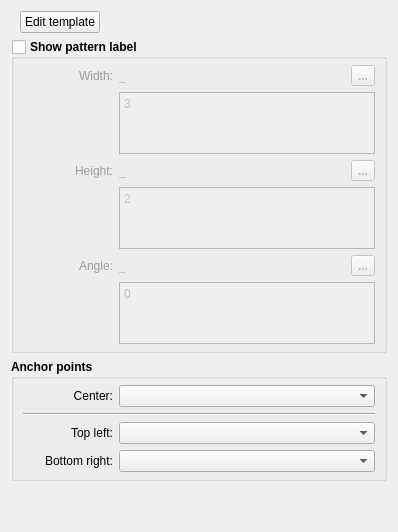
           <widget class="QWidget" name="patternLabel_Tab">
            <attribute name="icon">
             <iconset resource="../../../../vmisc/share/resources/icon.qrc">
              <normaloff>:/icon/32x32/pattern_label.png</normaloff>:/icon/32x32/pattern_label.png</iconset>
            </attribute>
            <attribute name="title">
             <string>Pattern label</string>
            </attribute>
            <layout class="QVBoxLayout" name="verticalLayout_29">
             <item>
              <layout class="QHBoxLayout" name="horizontalLayout_31">
               <property name="leftMargin">
                <number>9</number>
               </property>
               <item>
                <widget class="QPushButton" name="editPatternLabel_PushButton">
                 <property name="font">
                  <font>
                   <pointsize>9</pointsize>
                  </font>
                 </property>
                 <property name="toolTip">
                  <string>Edit pattern label</string>
                 </property>
                 <property name="text">
                  <string>Edit template</string>
                 </property>
                </widget>
               </item>
               <item>
                <spacer name="horizontalSpacer_17">
                 <property name="orientation">
                  <enum>Qt::Horizontal</enum>
                 </property>
                 <property name="sizeHint" stdset="0">
                  <size>
                   <width>40</width>
                   <height>20</height>
                  </size>
                 </property>
                </spacer>
               </item>
              </layout>
             </item>
             <item>
              <widget class="QGroupBox" name="patternLabel_GroupBox">
               <property name="enabled">
                <bool>true</bool>
               </property>
               <property name="font">
                <font>
                 <pointsize>9</pointsize>
                 <bold>true</bold>
                </font>
               </property>
               <property name="title">
                <string>Show pattern label</string>
               </property>
               <property name="flat">
                <bool>false</bool>
               </property>
               <property name="checkable">
                <bool>true</bool>
               </property>
               <property name="checked">
                <bool>false</bool>
               </property>
               <layout class="QVBoxLayout" name="verticalLayout_14">
                <property name="topMargin">
                 <number>6</number>
                </property>
                <property name="bottomMargin">
                 <number>6</number>
                </property>
                <item>
                 <layout class="QHBoxLayout" name="horizontalLayout_25">
                  <item alignment="Qt::AlignLeft">
                   <widget class="QLabel" name="labelEditPLWidth">
                    <property name="sizePolicy">
                     <sizepolicy hsizetype="Fixed" vsizetype="Preferred">
                      <horstretch>0</horstretch>
                      <verstretch>0</verstretch>
                     </sizepolicy>
                    </property>
                    <property name="minimumSize">
                     <size>
                      <width>90</width>
                      <height>0</height>
                     </size>
                    </property>
                    <property name="palette">
                     <palette>
                      <active>
                       <colorrole role="WindowText">
                        <brush brushstyle="SolidPattern">
                         <color alpha="255">
                          <red>255</red>
                          <green>0</green>
                          <blue>0</blue>
                         </color>
                        </brush>
                       </colorrole>
                      </active>
                      <inactive>
                       <colorrole role="WindowText">
                        <brush brushstyle="SolidPattern">
                         <color alpha="255">
                          <red>255</red>
                          <green>0</green>
                          <blue>0</blue>
                         </color>
                        </brush>
                       </colorrole>
                      </inactive>
                      <disabled>
                       <colorrole role="WindowText">
                        <brush brushstyle="SolidPattern">
                         <color alpha="255">
                          <red>159</red>
                          <green>158</green>
                          <blue>158</blue>
                         </color>
                        </brush>
                       </colorrole>
                      </disabled>
                     </palette>
                    </property>
                    <property name="font">
                     <font>
                      <pointsize>9</pointsize>
                      <bold>false</bold>
                     </font>
                    </property>
                    <property name="text">
                     <string>Width:</string>
                    </property>
                    <property name="alignment">
                     <set>Qt::AlignRight|Qt::AlignTrailing|Qt::AlignVCenter</set>
                    </property>
                   </widget>
                  </item>
                  <item>
                   <widget class="QLabel" name="labelPLWidth">
                    <property name="sizePolicy">
                     <sizepolicy hsizetype="Fixed" vsizetype="Preferred">
                      <horstretch>0</horstretch>
                      <verstretch>0</verstretch>
                     </sizepolicy>
                    </property>
                    <property name="minimumSize">
                     <size>
                      <width>40</width>
                      <height>0</height>
                     </size>
                    </property>
                    <property name="baseSize">
                     <size>
                      <width>0</width>
                      <height>0</height>
                     </size>
                    </property>
                    <property name="font">
                     <font>
                      <pointsize>9</pointsize>
                      <bold>false</bold>
                     </font>
                    </property>
                    <property name="toolTip">
                     <string>Value</string>
                    </property>
                    <property name="text">
                     <string notr="true">_</string>
                    </property>
                   </widget>
                  </item>
                  <item>
                   <spacer name="horizontalSpacer_13">
                    <property name="orientation">
                     <enum>Qt::Horizontal</enum>
                    </property>
                    <property name="sizeHint" stdset="0">
                     <size>
                      <width>40</width>
                      <height>20</height>
                     </size>
                    </property>
                   </spacer>
                  </item>
                  <item alignment="Qt::AlignRight">
                   <widget class="QToolButton" name="patternLabelWidth_PushButton">
                    <property name="maximumSize">
                     <size>
                      <width>24</width>
                      <height>24</height>
                     </size>
                    </property>
                    <property name="toolTip">
                     <string>Formula wizard</string>
                    </property>
                    <property name="text">
                     <string notr="true">...</string>
                    </property>
                    <property name="icon">
                     <iconset resource="../../../../vmisc/share/resources/icon.qrc">
                      <normaloff>:/icon/24x24/fx.png</normaloff>:/icon/24x24/fx.png</iconset>
                    </property>
                    <property name="iconSize">
                     <size>
                      <width>24</width>
                      <height>24</height>
                     </size>
                    </property>
                   </widget>
                  </item>
                 </layout>
                </item>
                <item>
                 <layout class="QFormLayout" name="formLayout_13">
                  <item row="0" column="0">
                   <spacer name="horizontalSpacer_27">
                    <property name="orientation">
                     <enum>Qt::Horizontal</enum>
                    </property>
                    <property name="sizeHint" stdset="0">
                     <size>
                      <width>90</width>
                      <height>20</height>
                     </size>
                    </property>
                   </spacer>
                  </item>
                  <item row="0" column="1">
                   <widget class="QPlainTextEdit" name="patternLabelWidthFormula_LineEdit">
                    <property name="sizePolicy">
                     <sizepolicy hsizetype="Expanding" vsizetype="Preferred">
                      <horstretch>0</horstretch>
                      <verstretch>0</verstretch>
                     </sizepolicy>
                    </property>
                    <property name="maximumSize">
                     <size>
                      <width>16777215</width>
                      <height>62</height>
                     </size>
                    </property>
                    <property name="font">
                     <font>
                      <pointsize>9</pointsize>
                      <bold>false</bold>
                     </font>
                    </property>
                    <property name="toolTip">
                     <string>Calculation</string>
                    </property>
                    <property name="tabChangesFocus">
                     <bool>true</bool>
                    </property>
                    <property name="plainText">
                     <string notr="true">3</string>
                    </property>
                   </widget>
                  </item>
                 </layout>
                </item>
                <item>
                 <layout class="QHBoxLayout" name="horizontalLayout_24">
                  <item alignment="Qt::AlignLeft">
                   <widget class="QLabel" name="labelEditPLHeight">
                    <property name="sizePolicy">
                     <sizepolicy hsizetype="Fixed" vsizetype="Preferred">
                      <horstretch>0</horstretch>
                      <verstretch>0</verstretch>
                     </sizepolicy>
                    </property>
                    <property name="minimumSize">
                     <size>
                      <width>90</width>
                      <height>0</height>
                     </size>
                    </property>
                    <property name="palette">
                     <palette>
                      <active>
                       <colorrole role="WindowText">
                        <brush brushstyle="SolidPattern">
                         <color alpha="255">
                          <red>255</red>
                          <green>0</green>
                          <blue>0</blue>
                         </color>
                        </brush>
                       </colorrole>
                      </active>
                      <inactive>
                       <colorrole role="WindowText">
                        <brush brushstyle="SolidPattern">
                         <color alpha="255">
                          <red>255</red>
                          <green>0</green>
                          <blue>0</blue>
                         </color>
                        </brush>
                       </colorrole>
                      </inactive>
                      <disabled>
                       <colorrole role="WindowText">
                        <brush brushstyle="SolidPattern">
                         <color alpha="255">
                          <red>159</red>
                          <green>158</green>
                          <blue>158</blue>
                         </color>
                        </brush>
                       </colorrole>
                      </disabled>
                     </palette>
                    </property>
                    <property name="font">
                     <font>
                      <pointsize>9</pointsize>
                      <bold>false</bold>
                     </font>
                    </property>
                    <property name="text">
                     <string>Height:</string>
                    </property>
                    <property name="alignment">
                     <set>Qt::AlignRight|Qt::AlignTrailing|Qt::AlignVCenter</set>
                    </property>
                   </widget>
                  </item>
                  <item>
                   <widget class="QLabel" name="labelPLHeight">
                    <property name="sizePolicy">
                     <sizepolicy hsizetype="Fixed" vsizetype="Preferred">
                      <horstretch>0</horstretch>
                      <verstretch>0</verstretch>
                     </sizepolicy>
                    </property>
                    <property name="minimumSize">
                     <size>
                      <width>40</width>
                      <height>0</height>
                     </size>
                    </property>
                    <property name="baseSize">
                     <size>
                      <width>0</width>
                      <height>0</height>
                     </size>
                    </property>
                    <property name="font">
                     <font>
                      <pointsize>9</pointsize>
                      <bold>false</bold>
                     </font>
                    </property>
                    <property name="toolTip">
                     <string>Value</string>
                    </property>
                    <property name="text">
                     <string notr="true">_</string>
                    </property>
                   </widget>
                  </item>
                  <item>
                   <spacer name="horizontalSpacer_12">
                    <property name="orientation">
                     <enum>Qt::Horizontal</enum>
                    </property>
                    <property name="sizeHint" stdset="0">
                     <size>
                      <width>40</width>
                      <height>20</height>
                     </size>
                    </property>
                   </spacer>
                  </item>
                  <item alignment="Qt::AlignRight">
                   <widget class="QToolButton" name="patternLabelHeght_PushButton">
                    <property name="maximumSize">
                     <size>
                      <width>24</width>
                      <height>24</height>
                     </size>
                    </property>
                    <property name="toolTip">
                     <string>Formula wizard</string>
                    </property>
                    <property name="text">
                     <string notr="true">...</string>
                    </property>
                    <property name="icon">
                     <iconset resource="../../../../vmisc/share/resources/icon.qrc">
                      <normaloff>:/icon/24x24/fx.png</normaloff>:/icon/24x24/fx.png</iconset>
                    </property>
                    <property name="iconSize">
                     <size>
                      <width>24</width>
                      <height>24</height>
                     </size>
                    </property>
                   </widget>
                  </item>
                 </layout>
                </item>
                <item>
                 <layout class="QFormLayout" name="formLayout_14">
                  <item row="0" column="0">
                   <spacer name="horizontalSpacer_28">
                    <property name="orientation">
                     <enum>Qt::Horizontal</enum>
                    </property>
                    <property name="sizeHint" stdset="0">
                     <size>
                      <width>90</width>
                      <height>20</height>
                     </size>
                    </property>
                   </spacer>
                  </item>
                  <item row="0" column="1">
                   <widget class="QPlainTextEdit" name="patternLabelHeightFormula_LineEdit">
                    <property name="sizePolicy">
                     <sizepolicy hsizetype="Expanding" vsizetype="Preferred">
                      <horstretch>0</horstretch>
                      <verstretch>0</verstretch>
                     </sizepolicy>
                    </property>
                    <property name="maximumSize">
                     <size>
                      <width>16777215</width>
                      <height>62</height>
                     </size>
                    </property>
                    <property name="font">
                     <font>
                      <pointsize>9</pointsize>
                      <bold>false</bold>
                     </font>
                    </property>
                    <property name="toolTip">
                     <string>Calculation</string>
                    </property>
                    <property name="tabChangesFocus">
                     <bool>true</bool>
                    </property>
                    <property name="plainText">
                     <string notr="true">2</string>
                    </property>
                   </widget>
                  </item>
                 </layout>
                </item>
                <item>
                 <layout class="QHBoxLayout" name="horizontalLayout_29">
                  <item alignment="Qt::AlignLeft">
                   <widget class="QLabel" name="labelEditPLAngle">
                    <property name="sizePolicy">
                     <sizepolicy hsizetype="Fixed" vsizetype="Preferred">
                      <horstretch>0</horstretch>
                      <verstretch>0</verstretch>
                     </sizepolicy>
                    </property>
                    <property name="minimumSize">
                     <size>
                      <width>90</width>
                      <height>0</height>
                     </size>
                    </property>
                    <property name="palette">
                     <palette>
                      <active>
                       <colorrole role="WindowText">
                        <brush brushstyle="SolidPattern">
                         <color alpha="255">
                          <red>255</red>
                          <green>0</green>
                          <blue>0</blue>
                         </color>
                        </brush>
                       </colorrole>
                      </active>
                      <inactive>
                       <colorrole role="WindowText">
                        <brush brushstyle="SolidPattern">
                         <color alpha="255">
                          <red>255</red>
                          <green>0</green>
                          <blue>0</blue>
                         </color>
                        </brush>
                       </colorrole>
                      </inactive>
                      <disabled>
                       <colorrole role="WindowText">
                        <brush brushstyle="SolidPattern">
                         <color alpha="255">
                          <red>159</red>
                          <green>158</green>
                          <blue>158</blue>
                         </color>
                        </brush>
                       </colorrole>
                      </disabled>
                     </palette>
                    </property>
                    <property name="font">
                     <font>
                      <pointsize>9</pointsize>
                      <bold>false</bold>
                     </font>
                    </property>
                    <property name="text">
                     <string>Angle:</string>
                    </property>
                    <property name="alignment">
                     <set>Qt::AlignRight|Qt::AlignTrailing|Qt::AlignVCenter</set>
                    </property>
                   </widget>
                  </item>
                  <item>
                   <widget class="QLabel" name="labelPLAngle">
                    <property name="sizePolicy">
                     <sizepolicy hsizetype="Fixed" vsizetype="Preferred">
                      <horstretch>0</horstretch>
                      <verstretch>0</verstretch>
                     </sizepolicy>
                    </property>
                    <property name="minimumSize">
                     <size>
                      <width>40</width>
                      <height>0</height>
                     </size>
                    </property>
                    <property name="baseSize">
                     <size>
                      <width>0</width>
                      <height>0</height>
                     </size>
                    </property>
                    <property name="font">
                     <font>
                      <pointsize>9</pointsize>
                      <bold>false</bold>
                     </font>
                    </property>
                    <property name="toolTip">
                     <string>Value</string>
                    </property>
                    <property name="text">
                     <string notr="true">_</string>
                    </property>
                   </widget>
                  </item>
                  <item>
                   <spacer name="horizontalSpacer_14">
                    <property name="orientation">
                     <enum>Qt::Horizontal</enum>
                    </property>
                    <property name="sizeHint" stdset="0">
                     <size>
                      <width>40</width>
                      <height>20</height>
                     </size>
                    </property>
                   </spacer>
                  </item>
                  <item alignment="Qt::AlignRight">
                   <widget class="QToolButton" name="patternLabelAngle_PushButton">
                    <property name="maximumSize">
                     <size>
                      <width>24</width>
                      <height>24</height>
                     </size>
                    </property>
                    <property name="toolTip">
                     <string>Formula wizard</string>
                    </property>
                    <property name="text">
                     <string notr="true">...</string>
                    </property>
                    <property name="icon">
                     <iconset resource="../../../../vmisc/share/resources/icon.qrc">
                      <normaloff>:/icon/24x24/fx.png</normaloff>:/icon/24x24/fx.png</iconset>
                    </property>
                    <property name="iconSize">
                     <size>
                      <width>24</width>
                      <height>24</height>
                     </size>
                    </property>
                   </widget>
                  </item>
                 </layout>
                </item>
                <item>
                 <layout class="QFormLayout" name="formLayout_15">
                  <item row="0" column="0">
                   <spacer name="horizontalSpacer_29">
                    <property name="orientation">
                     <enum>Qt::Horizontal</enum>
                    </property>
                    <property name="sizeHint" stdset="0">
                     <size>
                      <width>90</width>
                      <height>20</height>
                     </size>
                    </property>
                   </spacer>
                  </item>
                  <item row="0" column="1">
                   <widget class="QPlainTextEdit" name="patternLabelAngleFormula_LineEdit">
                    <property name="sizePolicy">
                     <sizepolicy hsizetype="Expanding" vsizetype="Preferred">
                      <horstretch>0</horstretch>
                      <verstretch>0</verstretch>
                     </sizepolicy>
                    </property>
                    <property name="maximumSize">
                     <size>
                      <width>16777215</width>
                      <height>62</height>
                     </size>
                    </property>
                    <property name="font">
                     <font>
                      <pointsize>9</pointsize>
                      <bold>false</bold>
                     </font>
                    </property>
                    <property name="toolTip">
                     <string>Calculation</string>
                    </property>
                    <property name="tabChangesFocus">
                     <bool>true</bool>
                    </property>
                    <property name="plainText">
                     <string notr="true">0</string>
                    </property>
                   </widget>
                  </item>
                 </layout>
                </item>
               </layout>
              </widget>
             </item>
             <item>
              <widget class="QGroupBox" name="anchors_GroupBox">
               <property name="sizePolicy">
                <sizepolicy hsizetype="Expanding" vsizetype="Preferred">
                 <horstretch>0</horstretch>
                 <verstretch>0</verstretch>
                </sizepolicy>
               </property>
               <property name="minimumSize">
                <size>
                 <width>0</width>
                 <height>0</height>
                </size>
               </property>
               <property name="font">
                <font>
                 <pointsize>9</pointsize>
                 <bold>true</bold>
                </font>
               </property>
               <property name="title">
                <string>Anchor points</string>
               </property>
               <layout class="QVBoxLayout" name="verticalLayout_28">
                <property name="topMargin">
                 <number>6</number>
                </property>
                <property name="bottomMargin">
                 <number>6</number>
                </property>
                <item>
                 <layout class="QGridLayout" name="gridLayout_5" columnminimumwidth="90,100">
                  <item row="2" column="1">
                   <widget class="QComboBox" name="patternLabelTopLeftAnchor_ComboBox">
                    <property name="sizePolicy">
                     <sizepolicy hsizetype="Expanding" vsizetype="Fixed">
                      <horstretch>0</horstretch>
                      <verstretch>0</verstretch>
                     </sizepolicy>
                    </property>
                    <property name="minimumSize">
                     <size>
                      <width>100</width>
                      <height>0</height>
                     </size>
                    </property>
                    <property name="font">
                     <font>
                      <pointsize>9</pointsize>
                      <bold>false</bold>
                     </font>
                    </property>
                   </widget>
                  </item>
                  <item row="0" column="0">
                   <widget class="QLabel" name="labelPLCenter">
                    <property name="minimumSize">
                     <size>
                      <width>90</width>
                      <height>0</height>
                     </size>
                    </property>
                    <property name="font">
                     <font>
                      <pointsize>9</pointsize>
                      <bold>false</bold>
                     </font>
                    </property>
                    <property name="text">
                     <string>Center:</string>
                    </property>
                    <property name="alignment">
                     <set>Qt::AlignRight|Qt::AlignTrailing|Qt::AlignVCenter</set>
                    </property>
                   </widget>
                  </item>
                  <item row="3" column="0">
                   <widget class="QLabel" name="labelPLBottomRightAnchor">
                    <property name="minimumSize">
                     <size>
                      <width>90</width>
                      <height>0</height>
                     </size>
                    </property>
                    <property name="font">
                     <font>
                      <pointsize>9</pointsize>
                      <bold>false</bold>
                     </font>
                    </property>
                    <property name="text">
                     <string>Bottom right:</string>
                    </property>
                    <property name="alignment">
                     <set>Qt::AlignRight|Qt::AlignTrailing|Qt::AlignVCenter</set>
                    </property>
                   </widget>
                  </item>
                  <item row="0" column="1">
                   <widget class="QComboBox" name="patternLabelCenterAnchor_ComboBox">
                    <property name="sizePolicy">
                     <sizepolicy hsizetype="Expanding" vsizetype="Fixed">
                      <horstretch>0</horstretch>
                      <verstretch>0</verstretch>
                     </sizepolicy>
                    </property>
                    <property name="minimumSize">
                     <size>
                      <width>100</width>
                      <height>0</height>
                     </size>
                    </property>
                    <property name="font">
                     <font>
                      <pointsize>9</pointsize>
                      <bold>false</bold>
                     </font>
                    </property>
                   </widget>
                  </item>
                  <item row="2" column="0">
                   <widget class="QLabel" name="labelPLTopLeftAnchor">
                    <property name="minimumSize">
                     <size>
                      <width>90</width>
                      <height>0</height>
                     </size>
                    </property>
                    <property name="font">
                     <font>
                      <pointsize>9</pointsize>
                      <bold>false</bold>
                     </font>
                    </property>
                    <property name="text">
                     <string>Top left:</string>
                    </property>
                    <property name="alignment">
                     <set>Qt::AlignRight|Qt::AlignTrailing|Qt::AlignVCenter</set>
                    </property>
                   </widget>
                  </item>
                  <item row="3" column="1">
                   <widget class="QComboBox" name="patternLabelBottomRightAnchor_ComboBox">
                    <property name="sizePolicy">
                     <sizepolicy hsizetype="Expanding" vsizetype="Fixed">
                      <horstretch>0</horstretch>
                      <verstretch>0</verstretch>
                     </sizepolicy>
                    </property>
                    <property name="minimumSize">
                     <size>
                      <width>100</width>
                      <height>0</height>
                     </size>
                    </property>
                    <property name="font">
                     <font>
                      <pointsize>9</pointsize>
                      <bold>false</bold>
                     </font>
                    </property>
                   </widget>
                  </item>
                  <item row="1" column="0" colspan="2">
                   <widget class="Line" name="line_2">
                    <property name="orientation">
                     <enum>Qt::Horizontal</enum>
                    </property>
                   </widget>
                  </item>
                 </layout>
                </item>
               </layout>
              </widget>
             </item>
             <item>
              <spacer name="verticalSpacer_9">
               <property name="orientation">
                <enum>Qt::Vertical</enum>
               </property>
               <property name="sizeHint" stdset="0">
                <size>
                 <width>20</width>
                 <height>40</height>
                </size>
               </property>
              </spacer>
             </item>
            </layout>
           </widget>
